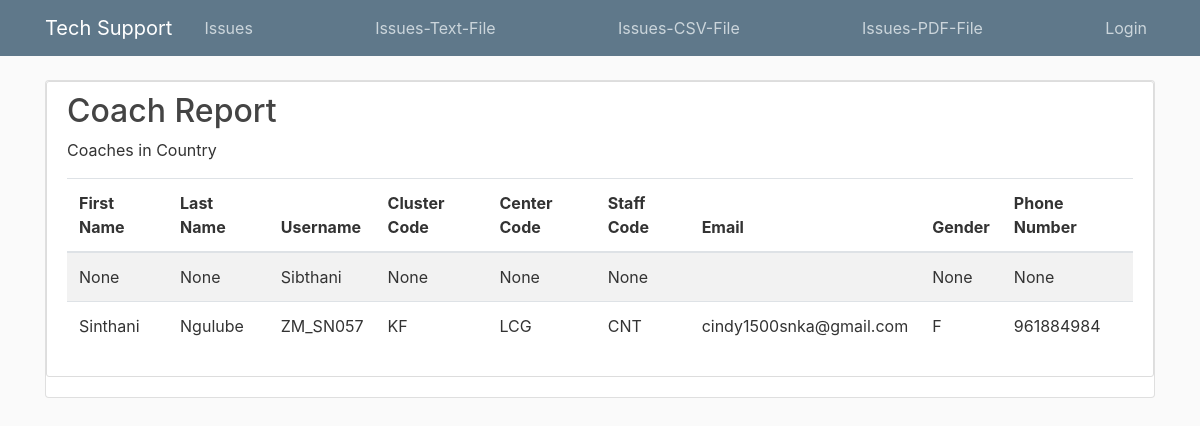
Before: /coach_report/ with the older database file.
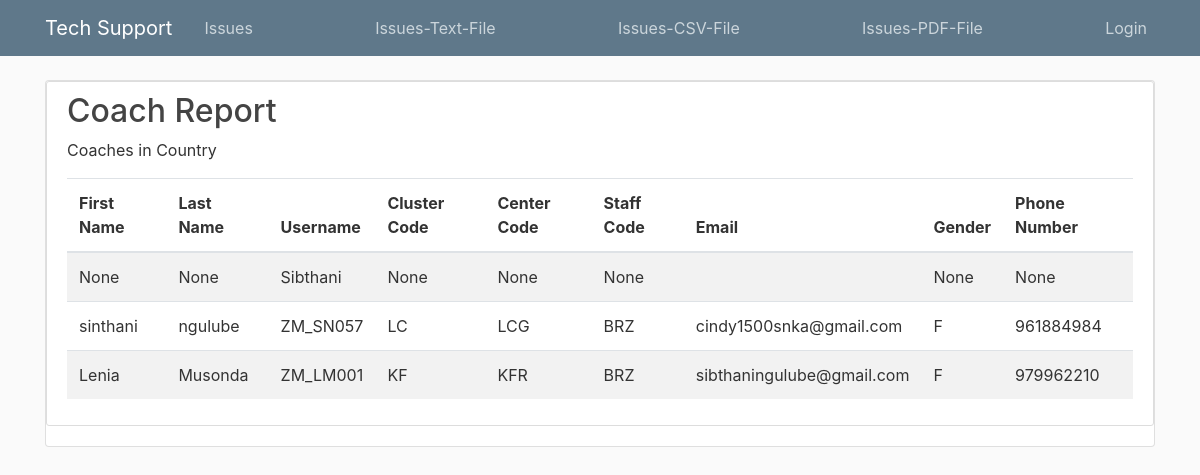
After: the same page with the newer database file.
### supportapp/models.py (models this page shows, shortened)
class CoachUser(AbstractBaseUser, PermissionsMixin):
    username = models.CharField(max_length=12, primary_key=True)
    email = models.EmailField(_('email address'), unique=True)
    is_staff = models.BooleanField(default=False)
    is_active = models.BooleanField(default=True)
    date_joined = models.DateTimeField(auto_now_add=True)
    staff_code = models.ForeignKey("Staff", on_delete=models.CASCADE,null=True)
    first_name = models.CharField(max_length=50,null=True)
    last_name = models.CharField(max_length=50,null=True)
    gender = models.CharField(max_length=6,null=True)
    cluster_code = models.ForeignKey("Cluster", on_delete=models.CASCADE, null=True)
    center_code = models.ForeignKey("Center", on_delete=models.CASCADE, null=True)
    address = models.CharField(max_length=254)
    phone_number = models.IntegerField(null=True)
    registration_date = models.DateField(auto_now_add=True)
    USERNAME_FIELD = 'username'
    REQUIRED_FIELDS = []
    objects = CustomUserManager()

class Cluster(models.Model):
    cluster_code = models.CharField(max_length = 3, primary_key=True)
    cluster_name = models.CharField(max_length=50)
    province = models.CharField(max_length=50)
    def __str__(self):
        return f"{self.cluster_code}"

class Center(models.Model):
    cluster_code = models.ForeignKey("Cluster", on_delete=models.CASCADE)
    center_code = models.CharField(max_length=3, primary_key=True)
    center_name = models.CharField(max_length=50)
    center_address = models.CharField(max_length=50)
    def __str__(self):
        return f"{self.center_code}"

class Staff(models.Model):
    staff_code = models.CharField(max_length=3, primary_key=True)
    career_descrptn = models.CharField(max_length=30)
    def __str__(self):
        return f"{self.staff_code}"

### supportapp/views.py (the view)
# urls.py: path('coach_report/', views.coachrpt, name='cluster_report'),
def coachrpt(request):
    context = {
        'coach': CoachUser.objects.all(),
    }
    return render(request,'supportapp/coach_report.html', context)

### supportapp/templates/supportapp/coach_report.html
{% extends "supportapp/base.html" %}
    {% load crispy_forms_tags  %}
      {% block content %}
      <div class="content-section">
<h2> Coach Report </h2>
  <p> Coaches in  Country </p>
  <table class="table table-striped">
    <thead>
      <tr>
        <th> First Name</th>
        <th> Last Name </th>
        <th> Username </th>
        <th> Cluster Code </th>
        <th> Center Code </th>
        <th> Staff Code </th>
        <th> Email </th>
        <th> Gender </th>
        <th> Phone Number </th>
      </tr>
    </thead>
    <tbody>
    {% for cch in coach %}
      <tr>
            <td>{{ cch.first_name }}</td>
            <td>{{ cch.last_name }}</td>
            <td>{{ cch.username }}</td>
            <td>{{ cch.cluster_code }}</td>
            <td>{{ cch.center_code }}</td>
            <td>{{ cch.staff_code }}</td>
            <td>{{ cch.email }}</td>
            <td>{{ cch.gender }}</td>
            <td>{{ cch.phone_number }}</td>
      </tr>
     {% endfor %}
    </tbody>
  </table>
   </div>
    {% endblock content %}

### supportapp/templates/supportapp/base.html (shortened to what this page needs)
{% load static %}
<!DOCTYPE html>
<html>
    <head>
        <link rel="stylesheet" href="https://maxcdn.bootstrapcdn.com/bootstrap/4.0.0/css/bootstrap.min.css">
         <link rel="stylesheet" type = "text/css" href="{% static 'supportapp/main.css' %}">
    </head>
  <body>
      <header class="site-header">
          <nav class="navbar navbar-expand-md navbar-dark bg-steel fixed-top">
            <div class="container">
              <a class="navbar-brand mr-4" href=""> Tech Support </a>
              <div class="collapse navbar-collapse" id="navbarToggle">
                <div class="navbar-nav mr-auto">
                  <a class="nav-item nav-link" href="{% url 'issue_list' %}">Issues</a>
                </div>
                <div class="navbar-nav mr-auto">
                  <a class="nav-item nav-link" href="{% url 'issue-text' %}">Issues-Text-File</a>
                </div>
                <div class="navbar-nav mr-auto">
                  <a class="nav-item nav-link" href="{% url 'issue_csv' %}">Issues-CSV-File</a>
                </div>
                <div class="navbar-nav mr-auto">
                  <a class="nav-item nav-link" href="{% url 'issue_pdf' %}">Issues-PDF-File</a>
                </div>
                <div class="navbar-nav">
                  {% if user.is_authenticated %}
                  <a class="nav-item nav-link" href="{% url 'logout' %}">Logout</a>
                  {% else %}
                  <a class="nav-item nav-link" href="{% url 'login' %}">Login</a>
                  {% endif %}
                </div>
              </div>
            </div>
          </nav>
      </header>
              <div class="container">
              <div class="card mt-5" >
              {% block content %}
              {% endblock %}
            </div>
          </div>
  </body>
</html>

### supportapp/static/supportapp/main.css (style rules this page uses)
body { background: #fafafa; color: #333333; margin-top: 5rem; }
h1, h2, h3, h4, h5, h6 { color: #444444; }
.bg-steel { background-color: #5f788a; }
.site-header .navbar-nav .nav-link { color: #cbd5db; }
.content-section { background: #ffffff; padding: 10px 20px; border: 1px solid #dddddd; border-radius: 3px; margin-bottom: 20px; }

Changed rows visible on the page:
changed CoachUser "ZM_SN057": first_name "Sinthani" → "sinthani"; last_name "Ngulube" → "ngulube"; cluster_code "KF" → "LC"; staff_code "CNT" → "BRZ"
added CoachUser: first_name "Lenia", last_name "Musonda", username "ZM_LM001", cluster_code "KF", center_code "KFR", staff_code "BRZ", email "sibthaningulube@gmail.com", gender "F", phone_number "979962210"
